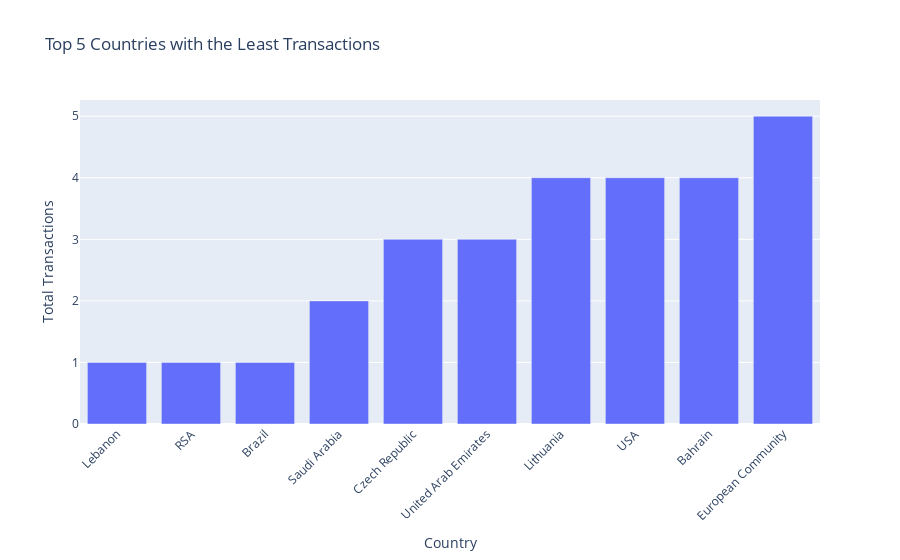

Write notebook code for a chart like this one.
### Markdown cell above
Berdasarkan data yang dihimpun, negara dengan jumlah transaksi paling sedikit biasanya adalah negara-negara dengan volume penjualan yang rendah, yang bisa disebabkan oleh beberapa faktor, seperti rendahnya jumlah pelanggan, kurangnya pemasaran, atau ketidaktersediaan produk di pasar tersebut.Negara-negara dengan transaksi rendah sering kali tidak menjadi pasar utama bagi perusahaan atau memiliki sedikit aktivitas pembelian. Hal ini bisa mengindikasikan bahwa perusahaan perlu mengevaluasi kembali strategi distribusi dan pemasarannya di negara-negara tersebut.

### Code cell
# Create a bar chart for the 5 countries with the least transactions
fig = px.bar(bottom_5_countries, 
             x='Country', 
             y='Total_Transaction', 
             title='Top 5 Countries with the Least Transactions',
             labels={'Country': 'Country', 'Total_Transaction': 'Total Transactions'})

# Show the plot
fig.update_layout(xaxis_tickangle=-45)
fig.show()

### Figure 1 — Plotly figure (JSON) as saved in the notebook; plotly's stock layout.template omitted (floating-point values rounded to 4 significant figures)
{"data": [{"alignmentgroup": "True", "hovertemplate": "Country=%{x}<br>Total Transactions=%{y}<extra></extra>", "legendgroup": "", "marker": {"color": "#636efa", "pattern": {"shape": ""}}, "name": "", "offsetgroup": "", "orientation": "v", "showlegend": false, "textposition": "auto", "type": "bar", "x": ["Lebanon", "RSA", "Brazil", "Saudi Arabia", "Czech Republic", "United Arab Emirates", "Lithuania", "USA", "Bahrain", "European Community"], "xaxis": "x", "y": [1, 1, 1, 2, 3, 3, 4, 4, 4, 5], "yaxis": "y"}], "layout": {"barmode": "relative", "legend": {"tracegroupgap": 0}, "title": {"text": "Top 5 Countries with the Least Transactions"}, "xaxis": {"anchor": "y", "domain": [0, 1], "tickangle": -45, "title": {"text": "Country"}}, "yaxis": {"anchor": "x", "domain": [0, 1], "title": {"text": "Total Transactions"}}}}
